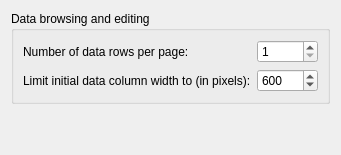
         <widget class="QWidget" name="dataBrowsingPage">
          <layout class="QVBoxLayout" name="verticalLayout_21">
           <item>
            <widget class="QGroupBox" name="dataBrowsingGroup">
             <property name="title">
              <string>Data browsing and editing</string>
             </property>
             <layout class="QGridLayout" name="gridLayout_2">
              <item row="0" column="0">
               <widget class="QLabel" name="rowsPerPageLabel">
                <property name="text">
                 <string>Number of data rows per page:</string>
                </property>
               </widget>
              </item>
              <item row="0" column="1">
               <widget class="QSpinBox" name="rowsPerPageSpin">
                <property name="maximumSize">
                 <size>
                  <width>150</width>
                  <height>16777215</height>
                 </size>
                </property>
                <property name="minimum">
                 <number>1</number>
                </property>
                <property name="maximum">
                 <number>99999</number>
                </property>
                <property name="cfg" stdset="0">
                 <string notr="true">General.NumberOfRowsPerPage</string>
                </property>
               </widget>
              </item>
              <item row="1" column="0">
               <widget class="QLabel" name="initColWidthLimitLabel">
                <property name="toolTip">
                 <string>&lt;p&gt;When the data is read into grid view columns width is automatically adjusted. This value limits the initial width for the adjustment, but user can still resize the column manually over this limit.&lt;/p&gt;</string>
                </property>
                <property name="text">
                 <string>Limit initial data column width to (in pixels):</string>
                </property>
               </widget>
              </item>
              <item row="1" column="1">
               <widget class="QSpinBox" name="initColWidthLimitSpin">
                <property name="toolTip">
                 <string>&lt;p&gt;When the data is read into grid view columns width is automatically adjusted. This value limits the initial width for the adjustment, but user can still resize the column manually over this limit.&lt;/p&gt;</string>
                </property>
                <property name="minimum">
                 <number>10</number>
                </property>
                <property name="maximum">
                 <number>99999</number>
                </property>
                <property name="value">
                 <number>600</number>
                </property>
                <property name="cfg" stdset="0">
                 <string notr="true">General.MaxInitialColumnWith</string>
                </property>
               </widget>
              </item>
             </layout>
            </widget>
           </item>
           <item>
            <spacer name="verticalSpacer_6">
             <property name="orientation">
              <enum>Qt::Vertical</enum>
             </property>
             <property name="sizeHint" stdset="0">
              <size>
               <width>20</width>
               <height>40</height>
              </size>
             </property>
            </spacer>
           </item>
          </layout>
         </widget>
